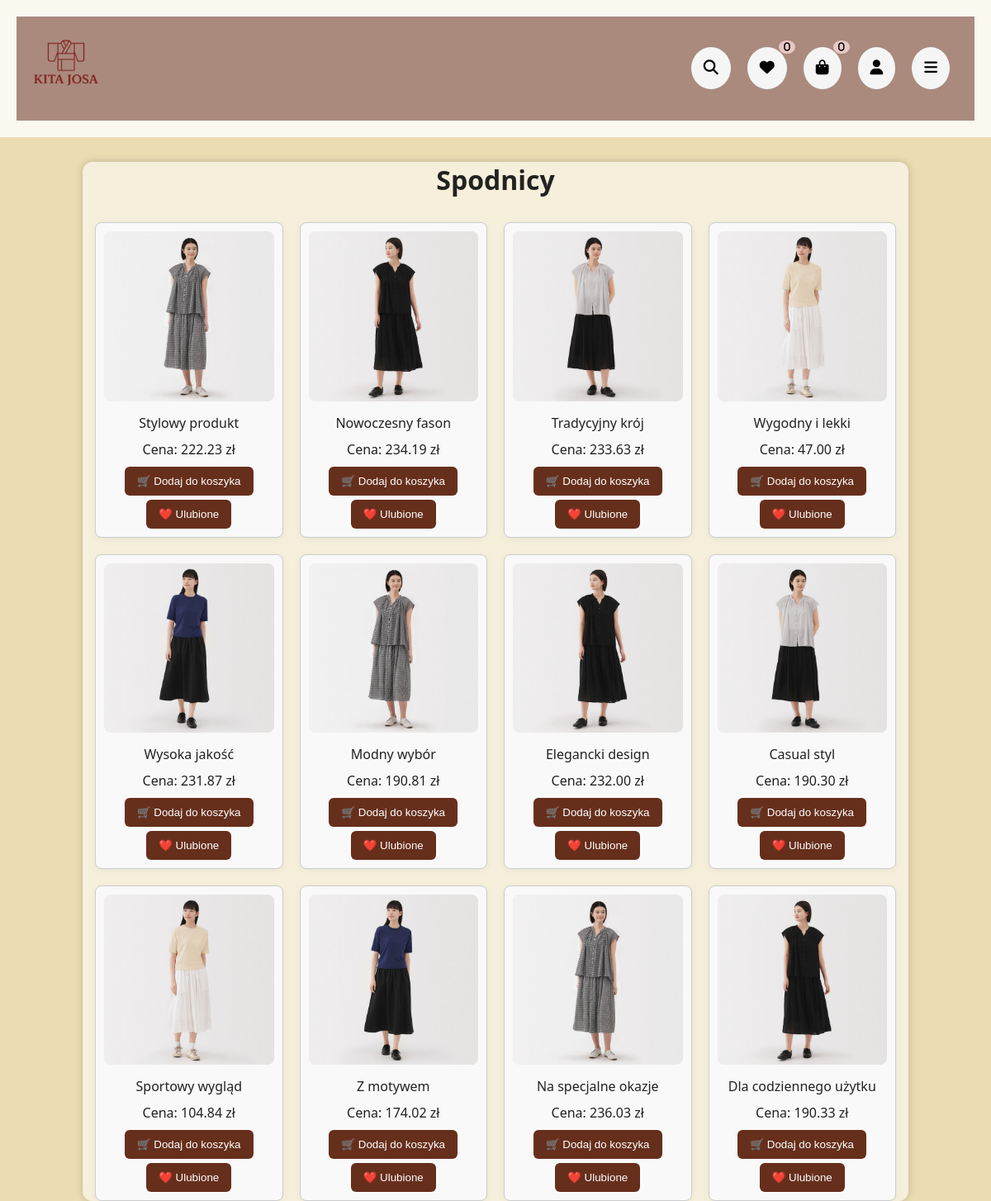
/spodnicy.php, run on the app's committed database.
### tables this page shows
CREATE TABLE `spodnicy` (
  `id` int(11) NOT NULL,
  `cena` decimal(10,2) DEFAULT NULL,
  `opis` text DEFAULT NULL,
  `rozmiar` varchar(10) DEFAULT NULL,
  `zdjecie` varchar(255) DEFAULT NULL,
  `ilosc` int(11) DEFAULT NULL
);

### spodnicy.php (the view, shortened to what this page needs)
<?php
include 'db.php';
$result = $conn->query("SELECT * FROM spodnicy");
?>
<!DOCTYPE html>
<html lang="pl">
<head>
    <link rel="stylesheet" href="stele.css">
    <link rel="stylesheet" href="https://cdnjs.cloudflare.com/ajax/libs/font-awesome/6.4.0/css/all.min.css">
</head>
<header>
<div class="top-bar">
    <div class="logo">
        <img src="logi.png" alt="Kitajosa"/>
    </div>
       <div class="icon-buttons">
        <button class="icon-button">
            <i class="fas fa-search"></i>
        </button>
        <a href="ulubione.php">
        <button class="icon-button">
       <i class="fas fa-heart">
        <span class="badge">0</span>
       </i> </button></a>
       <a href="cart.php">
       <button class="icon-button">
       <i class="fas fa-shopping-bag">
        <span class="badge">0</span>
       </i></button></a>
       <a href="register.php">
       <button class="icon-button">
       <i class="fas fa-user"></i>
       </button></a>
       <div class="catalog-container">
       <button id="catalogToggle" class="icon-button">
       <i class="fas fa-bars"></i>
       </button>
       </div>
       </div>
    </div>
</header>
<body>
<div class="container">
    <h1>Spodnicy</h1>
    <div class="products">
        <?php while ($row = $result->fetch_assoc()): ?>
            <div class="product">
                <a href="product6.php?kategoria=spodnicy&id=<?= $row['id']; ?>">
                    <img src="images/<?= htmlspecialchars($row['zdjecie']); ?>" alt="Obrazek produktu">
                </a>
                <p><?= htmlspecialchars($row['opis']); ?></p>
                <p>Cena: <?= $row['cena']; ?> zł</p>
                <form method="POST" action="add_to_cart.php">
                    <button type="submit">🛒 Dodaj do koszyka</button>
                </form>
                <form method="POST" action="add_to_fav.php" style="margin-top:5px;">
                    <button type="submit">❤️ Ulubione</button>
                </form>
            </div>
        <?php endwhile; ?>
    </div>
</div>
</body>
</html>

### stele.css (style rules this page uses)
* { margin: 0; padding: 0; box-sizing: border-box; }
body, html { height: 100%; font-family: 'Segoe UI', sans-serif; color: #EBDCB2; background-color: #EBDCB2; }
header { background-color: rgba(255, 255, 255, 0.808); color: rgb(0, 0, 0); padding: 20px; text-align: center; }
.top-bar { display: flex; justify-content: space-between; align-items: center; padding: 10px 10px; background-color: #662f1c8a; border-bottom: 1px solid #662f1c00; }
.logo img { height: 100px; }
.icon-buttons { display: flex; gap: 20px; padding: 20px; background-color: #662f1c00; }
.icon-button { position: relative; font-size: 18px; padding: 15px; border: none; background: #f5f5f5; border-radius: 50%; cursor: pointer; transition: 0.3s; }
.badge { position: absolute; top: -8px; right: -10px; background: rgba(245, 214, 214, 0.822); color: black; border-radius: 50%; padding: 2px 6px; font-size: 12px; }
.container { max-width: 1000px; margin: 30px auto; padding: 0 15px; background: rgba(255, 255, 255, 0.541); border-radius: 12px; box-shadow: 0 0 10px rgba(0,0,0,0.2); color: #222; }
h1, h2 { margin: 0 0 10px; text-align: center; }
.products { display: grid; grid-template-columns: repeat(auto-fit, minmax(200px, 1fr)); gap: 20px; margin-top: 30px; }
.product { background: white; border-radius: 10px; padding: 15px; box-shadow: 0 2px 10px rgba(0,0,0,0.05); text-align: center; }
.product img { width: 100%; height: 150px; object-fit: cover; border-radius: 8px; }
.product p { margin: 10px 0; }
.product button { background: #662f1c; color: white; padding: 10px 15px; border: none; border-radius: 6px; cursor: pointer; transition: background 0.3s; }
.product { flex: 1 1 calc(25% - 20px); box-sizing: border-box; border: 1px solid #ccc; border-radius: 8px; padding: 10px; text-align: center; background-color: #f9f9f9; }
.product img { max-width: 100%; height: auto; }

### data on the page
spodnicy: zdjecie (picture), opis "Stylowy produkt", cena "222.23"
spodnicy: zdjecie (picture), opis "Nowoczesny fason", cena "234.19"
spodnicy: zdjecie (picture), opis "Tradycyjny krój", cena "233.63"
spodnicy: zdjecie (picture), opis "Wygodny i lekki", cena "47.00"
spodnicy: zdjecie (picture), opis "Wysoka jakość", cena "231.87"
spodnicy: zdjecie (picture), opis "Modny wybór", cena "190.81"
spodnicy: zdjecie (picture), opis "Elegancki design", cena "232.00"
spodnicy: zdjecie (picture), opis "Casual styl", cena "190.30"
spodnicy: zdjecie (picture), opis "Sportowy wygląd", cena "104.84"
spodnicy: zdjecie (picture), opis "Z motywem", cena "174.02"
spodnicy: zdjecie (picture), opis "Na specjalne okazje", cena "236.03"
spodnicy: zdjecie (picture), opis "Dla codziennego użytku", cena "190.33"
